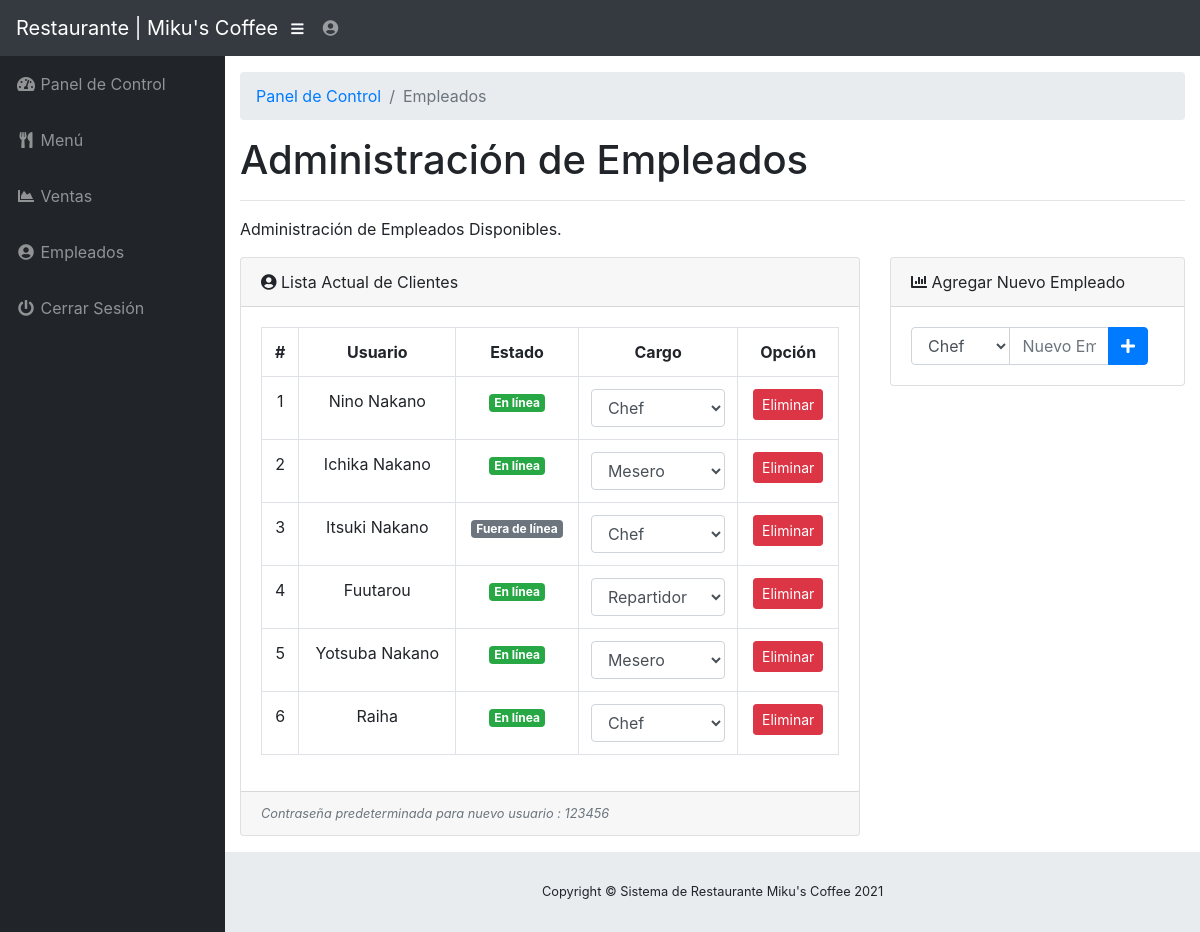
Screenshot of /admin/staff.php (signed in) with the database file from the repository.
### tables this page shows
CREATE TABLE `tbl_staff` (
  `staffID` int(2) NOT NULL,
  `username` varchar(25) NOT NULL,
  `password` varchar(100) NOT NULL,
  `status` text NOT NULL,
  `role` text NOT NULL
);

### admin/staff.php (the view, shortened to what this page needs)
<?php
  include("../functions.php");
?>
<!DOCTYPE html>
<html lang="en">
  <head>
    <link href="vendor/bootstrap/css/bootstrap.min.css" rel="stylesheet">
    <link href="vendor/fontawesome-free/css/all.min.css" rel="stylesheet" type="text/css">
    <link href="vendor/datatables/dataTables.bootstrap4.css" rel="stylesheet">
    <link href="css/sb-admin.css" rel="stylesheet">
  </head>
  <body id="page-top">
    <nav class="navbar navbar-expand navbar-dark bg-dark static-top">
      <a class="navbar-brand mr-1" href="index.php">Restaurante | Miku's Coffee</a>
      <button class="btn btn-link btn-sm text-white order-1 order-sm-0" id="sidebarToggle" href="#">
        <i class="fas fa-bars"></i>
      </button>
      <ul class="navbar-nav ml-auto ml-md-0">
        <li class="nav-item dropdown no-arrow">
          <a class="nav-link dropdown-toggle" href="#" id="userDropdown" role="button" data-toggle="dropdown" aria-haspopup="true" aria-expanded="false">
            <i class="fas fa-user-circle fa-fw"></i>
          </a>
        </li>
      </ul>
    </nav>
    <div id="wrapper">
      <ul class="sidebar navbar-nav">
        <li class="nav-item">
          <a class="nav-link" href="index.php">
            <i class="fas fa-fw fa-tachometer-alt"></i>
            <span>Panel de Control</span>
          </a>
        </li>
        <li class="nav-item">
          <a class="nav-link" href="menu.php">
            <i class="fas fa-fw fa-utensils"></i>
            <span>Menú</span></a>
        </li>
        <li class="nav-item">
          <a class="nav-link" href="sales.php">
            <i class="fas fa-fw fa-chart-area"></i>
            <span>Ventas</span></a>
        </li>
        <li class="nav-item">
          <a class="nav-link" href="staff.php">
            <i class="fas fa-fw fa-user-circle"></i>
            <span>Empleados</span>
          </a>
        </li>
        <li class="nav-item">
          <a class="nav-link" href="#" data-toggle="modal" data-target="#logoutModal">
            <i class="fas fa-fw fa-power-off"></i>
            <span>Cerrar Sesión</span>
          </a>
        </li>
      </ul>
      <div id="content-wrapper">
        <div class="container-fluid">
          <ol class="breadcrumb">
            <li class="breadcrumb-item">
              <a href="index.html">Panel de Control</a>
            </li>
            <li class="breadcrumb-item active">Empleados</li>
          </ol>
          <h1>Administración de Empleados</h1>
          <hr>
          <p>Administración de Empleados Disponibles.</p>
          <div class="row">
            <div class="col-lg-8">
              <div class="card mb-3">
                <div class="card-header">
                  <i class="fas fa-user-circle"></i>
                  Lista Actual de Clientes</div>
                <div class="card-body">
                  <table class="table table-bordered text-center" id="dataTable" width="100%" cellspacing="0">
                    <tr>
                      <th>#</th>
                      <th>Usuario</th>
                      <th>Estado</th>
                      <th>Cargo</th>
                      <th class="text-center">Opción</th>
                    </tr>
                      <?php
                        $displayStaffQuery = "SELECT * FROM tbl_staff";
                        if ($result = $sqlconnection->query($displayStaffQuery)) {
                          $staffno = 1;
                          while($staff = $result->fetch_array(MYSQLI_ASSOC)) {
                          ?>
                          	<tr class="text-center">
                            	<td><?php echo $staffno++; ?></td>
                            	<td><?php echo $staff['username']; ?></td>
                              <?php
                            	if ($staff['status'] == "Online") {
                                echo "<td><span class=\"badge badge-success\">En línea</span></td>";
                              }
                              if ($staff['status'] == "Offline") {
                                echo "<td><span class=\"badge badge-secondary\">Fuera de línea</span></td>";
                              }
                              ?>
                              <td>
                                <form method="POST">
                                <select name="role" class="form-control" onchange="this.form.submit()">
                                  <?php
                                  $roleQuery = "SELECT role FROM tbl_role";
                                  if ($res = $sqlconnection->query($roleQuery)) {
                                    while ($role = $res->fetch_array(MYSQLI_ASSOC)) {
                                      if ($role['role'] == $staff['role'])
                                        echo "<option selected='selected' value='".$staff['role']."'>".ucfirst($staff['role'])."</option>";
                                      else
                                        echo "<option value='".$role['role']."'>".ucfirst($role['role'])."</option>";
                                    }
                                  }
                                  ?>
                                </select>
                                </form>
                              </td>
                            	<td class="text-center"><a href="deletestaff.php?staffID=<?php echo $staff['staffID']; ?>" class="btn btn-sm btn-danger">Eliminar</a></td>
                        	</tr>
                          <?php
                          }
                        }
                        else {
                          echo $sqlconnection->error;
                          echo "Something wrong.";
                        }
                      ?>
                  </table>
                </div>
                <div class="card-footer small text-muted"><i>Contraseña predeterminada para nuevo usuario : 123456</i></div>
              </div>
            </div>
            <div class="col-lg-4">
              <div class="card mb-3">
                <div class="card-header">
                  <i class="fas fa-chart-bar""></i>
                  Agregar Nuevo Empleado</div>
                <div class="card-body">
                  <form action="addstaff.php" method="POST" class="d-none d-md-inline-block form-inline ml-auto mr-0 mr-md-3 my-2 my-md-0">
                    <div class="input-group">
                      <select name="staffrole" class="form-control">
                      <?php
                      $roleQuery = "SELECT role FROM tbl_role";
                      if ($res = $sqlconnection->query($roleQuery)) {
                        while ($role = $res->fetch_array(MYSQLI_ASSOC)) {
                            echo "<option value='".$role['role']."'>".ucfirst($role['role'])."</option>";
                        }
                      }
                      ?>
                      </select>
                      <input type="text" required="required" name="staffname" class="form-control" placeholder="Nuevo Empleado" aria-label="Add" aria-describedby="basic-addon2">
                      <div class="input-group-append">
                        <button type="submit" name="addstaff" class="btn btn-primary">
                          <i class="fas fa-plus"></i>
                        </button>
                      </div>
                    </div>
                  </form>
                </div>
              </div>
            </div>
          </div>
        </div>
        <footer class="sticky-footer">
          <div class="container my-auto">
            <div class="copyright text-center my-auto">
              <span>Copyright © Sistema de Restaurante Miku's Coffee 2021</span>
            </div>
          </div>
        </footer>
      </div>
    </div>
  </body>
</html>

### admin/css/sb-admin.css (style rules this page uses)
html { position: relative; min-height: 100%; }
body { height: 100%; }
#wrapper { display: -webkit-box; display: -ms-flexbox; display: flex; }
#wrapper #content-wrapper { overflow-x: hidden; width: 100%; padding-top: 1rem; padding-bottom: 80px; }
.navbar-nav .nav-item.dropdown .dropdown-toggle::after { width: 1rem; text-align: center; float: right; vertical-align: 0; border: 0; font-weight: 900; content: '\f105'; font-family: 'Font Awesome 5 Free'; }
.navbar-nav .nav-item.dropdown.no-arrow .dropdown-toggle::after { display: none; }
.sidebar { width: 90px !important; background-color: #212529; min-height: calc(100vh - 56px); }
.sidebar .nav-item:last-child { margin-bottom: 1rem; }
.sidebar .nav-item .nav-link { text-align: center; padding: 0.75rem 1rem; width: 90px; }
.sidebar .nav-item .nav-link span { font-size: 0.65rem; display: block; }
.sidebar .nav-item .nav-link { color: rgba(255, 255, 255, 0.5); }
@media (min-width: 768px) { .sidebar { width: 225px !important; } }
@media (min-width: 768px) { .sidebar .nav-item .nav-link { display: block; width: 100%; text-align: left; padding: 1rem; width: 225px; } }
@media (min-width: 768px) { .sidebar .nav-item .nav-link span { font-size: 1rem; display: inline; } }
:root { --input-padding-x: 0.75rem; --input-padding-y: 0.75rem; }
footer.sticky-footer { display: -webkit-box; display: -ms-flexbox; display: flex; position: absolute; right: 0; bottom: 0; width: calc(100% - 90px); height: 80px; background-color: #e9ecef; }
footer.sticky-footer .copyright { line-height: 1; font-size: 0.8rem; }
@media (min-width: 768px) { footer.sticky-footer { width: calc(100% - 225px); } }

### rows the page displays
tbl_staff: username "Nino Nakano", status "En línea"
tbl_staff: username "Ichika Nakano", status "En línea"
tbl_staff: username "Itsuki Nakano", status "Fuera de línea"
tbl_staff: username "Fuutarou", status "En línea"
tbl_staff: username "Yotsuba Nakano", status "En línea"
tbl_staff: username "Raiha", status "En línea"

### other values shown
form field role "Chef"
form field role "Mesero"
form field role "Repartidor"
form field staffrole "Chef"
